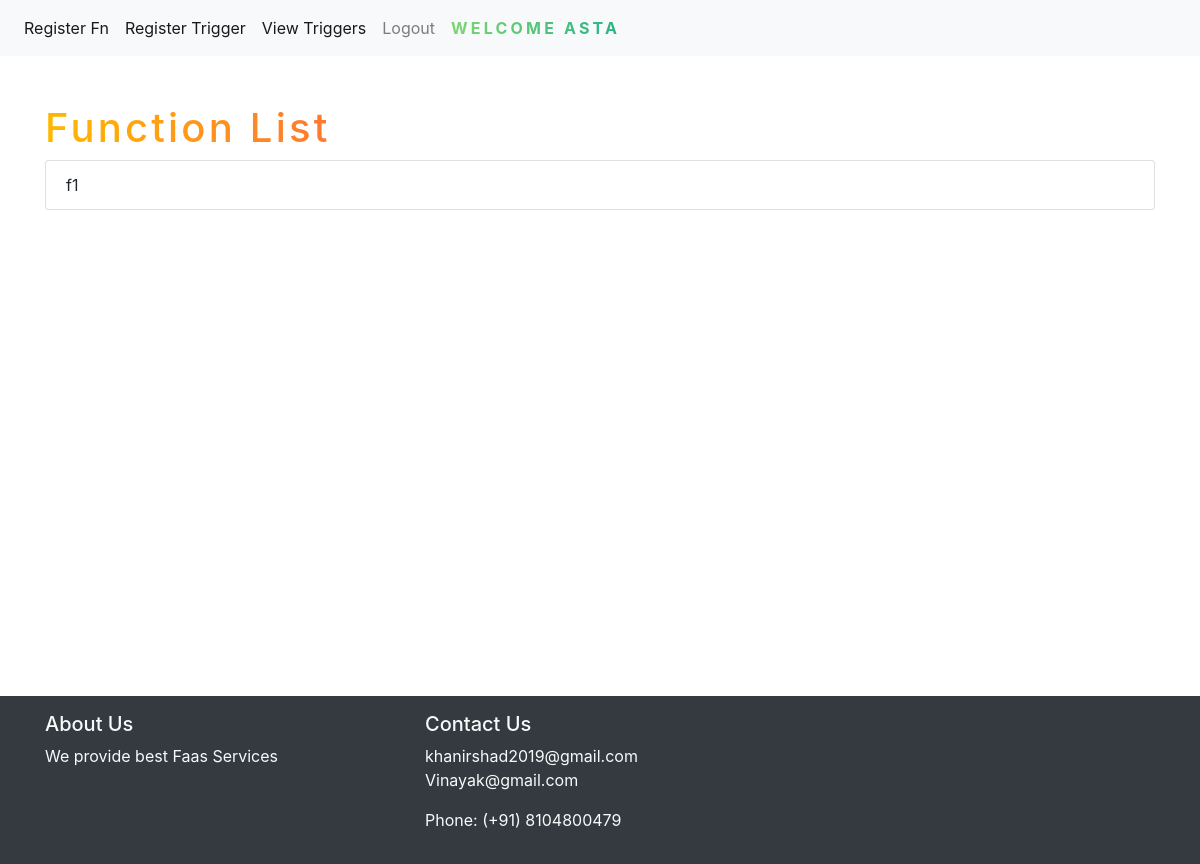
The page /functions/ (signed in) on the database as committed earlier.
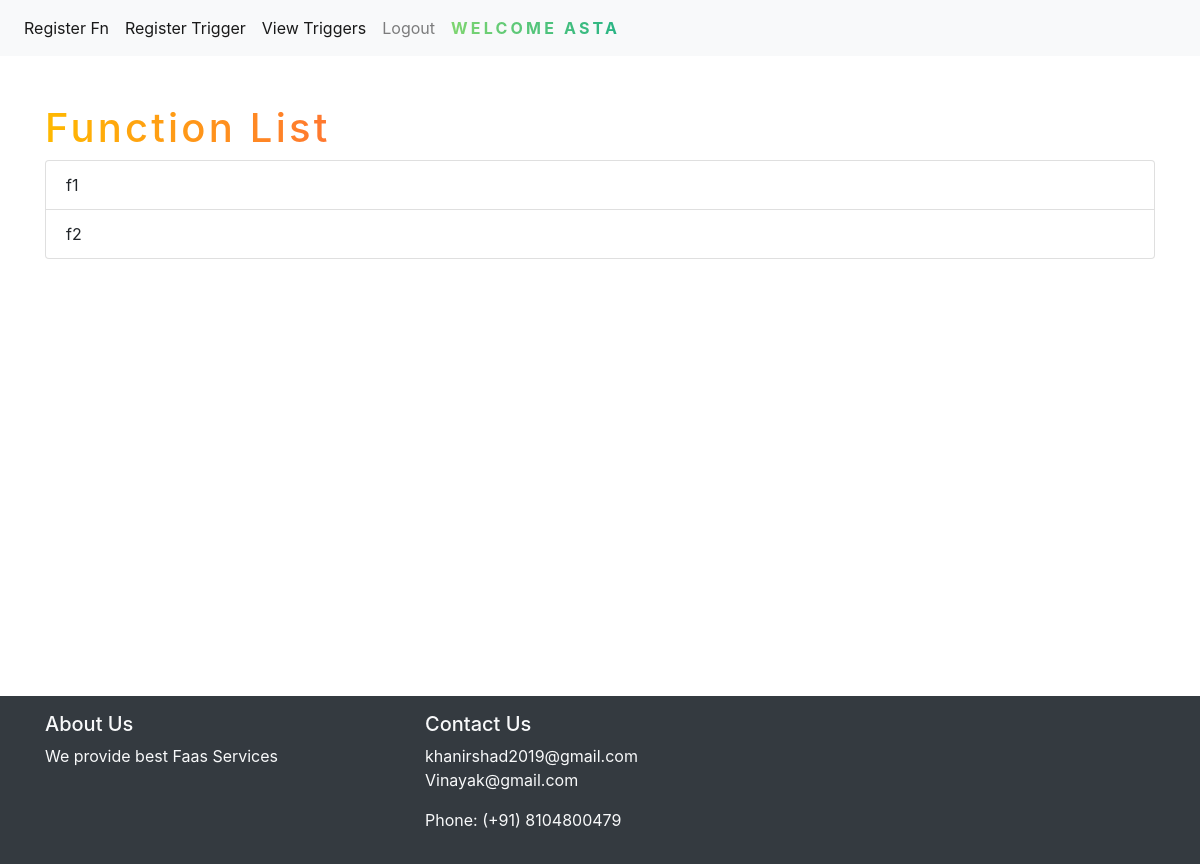
The same page on the database as committed later.
### function_registry/models.py (models this page shows, shortened)
class Function(models.Model):
    LANGUAGE_CHOICES = [
        ('python', 'Python'),
    ]
    name = models.CharField(max_length=100,unique=True)
    user = models.ForeignKey(User, on_delete=models.CASCADE)
    language = models.CharField(max_length=50,choices=LANGUAGE_CHOICES)
    memory_limit = models.IntegerField(default=128)
    cpu_limit = models.IntegerField(default=5000)
    created_at = models.DateTimeField(auto_now_add=True)
    updated_at = models.DateTimeField(auto_now=True)

### function_registry/views.py (the view)
# urls.py: path('functions/', views.function_list, name='function_list'),
@login_required(login_url='authentication:login')
def function_list(request):
    functions = Function.objects.filter(user=request.user)
    return render(request, 'function_registry/function_list.html', {'functions': functions})

### templates/function_registry/function_list.html
{% extends 'base.html' %}
{% block content %}
<div class="container">
  <h1 class="mt-5">Function List</h1>
  <ul class="list-group">
    {% for function in functions %}
      <li class="list-group-item">{{ function.name }}</li>
    {% endfor %}
  </ul>
</div>
{% endblock %}

Rows that differ between the two databases and show on the page:
added Function: name "f2"
